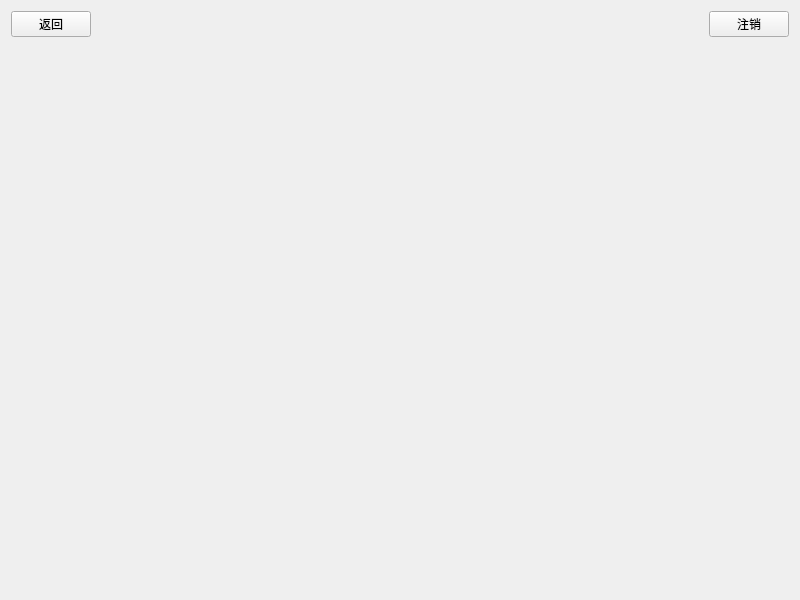
<?xml version="1.0" encoding="UTF-8"?>
<ui version="4.0">
 <class>Widget</class>
 <widget class="QWidget" name="Widget">
  <property name="geometry">
   <rect>
    <x>0</x>
    <y>0</y>
    <width>800</width>
    <height>600</height>
   </rect>
  </property>
  <property name="windowTitle">
   <string>Widget</string>
  </property>
  <layout class="QGridLayout" name="gridLayout">
   <item row="0" column="0">
    <layout class="QHBoxLayout" name="horizontalLayout">
     <item>
      <widget class="QPushButton" name="btback">
       <property name="text">
        <string>返回</string>
       </property>
      </widget>
     </item>
     <item>
      <spacer name="horizontalSpacer">
       <property name="orientation">
        <enum>Qt::Orientation::Horizontal</enum>
       </property>
       <property name="sizeHint" stdset="0">
        <size>
         <width>40</width>
         <height>20</height>
        </size>
       </property>
      </spacer>
     </item>
     <item>
      <widget class="QLabel" name="labelTitle">
       <property name="text">
        <string/>
       </property>
      </widget>
     </item>
     <item>
      <spacer name="horizontalSpacer_2">
       <property name="orientation">
        <enum>Qt::Orientation::Horizontal</enum>
       </property>
       <property name="sizeHint" stdset="0">
        <size>
         <width>40</width>
         <height>20</height>
        </size>
       </property>
      </spacer>
     </item>
     <item>
      <widget class="QPushButton" name="btLogout">
       <property name="text">
        <string>注销</string>
       </property>
      </widget>
     </item>
    </layout>
   </item>
   <item row="1" column="0">
    <widget class="QStackedWidget" name="stackedWidget"/>
   </item>
  </layout>
 </widget>
 <resources/>
 <connections/>
</ui>
